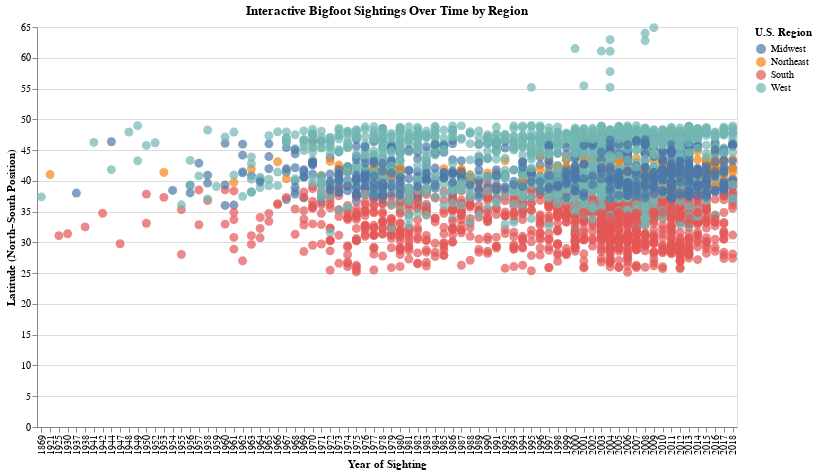

Here is the Vega-Lite specification saved for this chart:
### Vega-Lite specification from a JSON file in a GitHub repository (floating-point values rounded to 4 significant figures; data arrays with more than 128 entries replaced by an {"elided": "..."} marker saying what was removed)
{"config": {"view": {"continuousWidth": 300, "continuousHeight": 300}}, "data": {"name": "data-c1c0a73906d0479fff63b5fcde01e871"}, "mark": {"type": "circle", "opacity": 0.7, "size": 80}, "encoding": {"color": {"field": "region", "legend": {"title": "U.S. Region"}, "type": "nominal"}, "tooltip": [{"field": "state", "type": "nominal"}, {"field": "year", "type": "quantitative"}, {"field": "classification", "type": "nominal"}], "x": {"field": "year", "title": "Year of Sighting", "type": "ordinal"}, "y": {"field": "latitude", "title": "Latitude (North–South Position)", "type": "quantitative"}}, "height": 400, "params": [{"name": "param_1", "select": {"type": "point", "fields": ["region"]}, "bind": {"input": "select", "options": ["Midwest", "Northeast", "South", "West"], "name": "Region:"}}], "title": "Interactive Bigfoot Sightings Over Time by Region", "transform": [{"filter": {"param": "param_1"}}], "width": 700, "$schema": "https://vega.github.io/schema/vega-lite/v5.20.1.json", "datasets": {"data-c1c0a73906d0479fff63b5fcde01e871": {"elided": "3797 records"}}}
